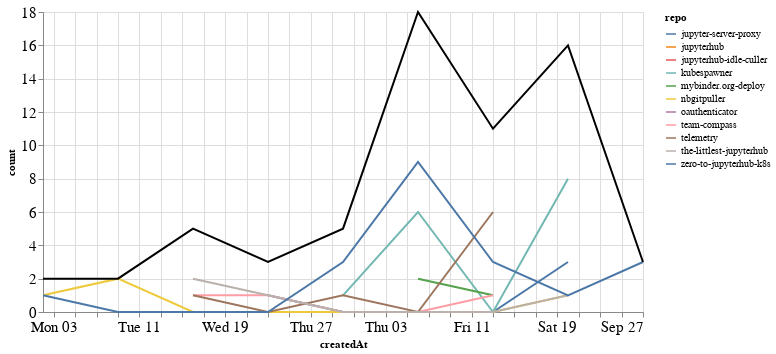

Notebook code for this chart:
### Markdown cell above
## Comments

### Code cell
comments_time = comments.groupby('repo').resample('W', on='createdAt').count()['author'].reset_index()
comments_time = comments_time.rename(columns={'author': 'count'})
comments_time_total = comments_time.groupby('createdAt').agg({"count": "sum"}).reset_index()
ch1 = alt.Chart(comments_time, width=600).mark_line().encode(
    x='createdAt',
    y='count',
    color='repo',
    tooltip="repo"
)

ch2 = alt.Chart(comments_time_total, width=600).mark_line(color="black").encode(
    x='createdAt',
    y='count',
)

ch1 + ch2

### Figure 1 — Vega-Lite specification as saved in the notebook (floating-point values rounded to 4 significant figures)
{"config": {"axisLeft": {"labelFontSize": 15}, "axisBottom": {"labelFontSize": 15}}, "layer": [{"data": {"name": "data-422899db34bdc957241fbcbe0cb4f44f"}, "mark": "line", "encoding": {"color": {"type": "nominal", "field": "repo"}, "tooltip": {"type": "nominal", "field": "repo"}, "x": {"type": "temporal", "field": "createdAt"}, "y": {"type": "quantitative", "field": "count"}}, "width": 600}, {"data": {"name": "data-0daa6d828cc1d6840ceea46a23ca4319"}, "mark": {"type": "line", "color": "black"}, "encoding": {"x": {"type": "temporal", "field": "createdAt"}, "y": {"type": "quantitative", "field": "count"}}, "width": 600}], "$schema": "https://vega.github.io/schema/vega-lite/v4.8.1.json", "datasets": {"data-422899db34bdc957241fbcbe0cb4f44f": [{"repo": "jupyter-server-proxy", "createdAt": "2020-08-23T00:00:00", "count": 1}, {"repo": "jupyter-server-proxy", "createdAt": "2020-08-30T00:00:00", "count": 0}, {"repo": "jupyter-server-proxy", "createdAt": "2020-09-06T00:00:00", "count": 0}, {"repo": "jupyter-server-proxy", "createdAt": "2020-09-13T00:00:00", "count": 0}, {"repo": "jupyter-server-proxy", "createdAt": "2020-09-20T00:00:00", "count": 3}, {"repo": "jupyterhub", "createdAt": "2020-09-20T00:00:00", "count": 2}, {"repo": "jupyterhub-idle-culler", "createdAt": "2020-08-16T00:00:00", "count": 1}, {"repo": "kubespawner", "createdAt": "2020-08-30T00:00:00", "count": 1}, {"repo": "kubespawner", "createdAt": "2020-09-06T00:00:00", "count": 6}, {"repo": "kubespawner", "createdAt": "2020-09-13T00:00:00", "count": 0}, {"repo": "kubespawner", "createdAt": "2020-09-20T00:00:00", "count": 8}, {"repo": "mybinder.org-deploy", "createdAt": "2020-09-06T00:00:00", "count": 2}, {"repo": "mybinder.org-deploy", "createdAt": "2020-09-13T00:00:00", "count": 1}, {"repo": "nbgitpuller", "createdAt": "2020-08-02T00:00:00", "count": 1}, {"repo": "nbgitpuller", "createdAt": "2020-08-09T00:00:00", "count": 2}, {"repo": "nbgitpuller", "createdAt": "2020-08-16T00:00:00", "count": 0}, {"repo": "nbgitpuller", "createdAt": "2020-08-23T00:00:00", "count": 0}, {"repo": "nbgitpuller", "createdAt": "2020-08-30T00:00:00", "count": 0}, {"repo": "nbgitpuller", "createdAt": "2020-09-06T00:00:00", "count": 0}, {"repo": "nbgitpuller", "createdAt": "2020-09-13T00:00:00", "count": 0}, {"repo": "nbgitpuller", "createdAt": "2020-09-20T00:00:00", "count": 1}, {"repo": "oauthenticator", "createdAt": "2020-09-06T00:00:00", "count": 1}, {"repo": "team-compass", "createdAt": "2020-08-16T00:00:00", "count": 1}, {"repo": "team-compass", "createdAt": "2020-08-23T00:00:00", "count": 1}, {"repo": "team-compass", "createdAt": "2020-08-30T00:00:00", "count": 0}, {"repo": "team-compass", "createdAt": "2020-09-06T00:00:00", "count": 0}, {"repo": "team-compass", "createdAt": "2020-09-13T00:00:00", "count": 1}, {"repo": "telemetry", "createdAt": "2020-08-16T00:00:00", "count": 1}, {"repo": "telemetry", "createdAt": "2020-08-23T00:00:00", "count": 0}, {"repo": "telemetry", "createdAt": "2020-08-30T00:00:00", "count": 1}, {"repo": "telemetry", "createdAt": "2020-09-06T00:00:00", "count": 0}, {"repo": "telemetry", "createdAt": "2020-09-13T00:00:00", "count": 6}, {"repo": "the-littlest-jupyterhub", "createdAt": "2020-08-16T00:00:00", "count": 2}, {"repo": "the-littlest-jupyterhub", "createdAt": "2020-08-23T00:00:00", "count": 1}, {"repo": "the-littlest-jupyterhub", "createdAt": "2020-08-30T00:00:00", "count": 0}, {"repo": "the-littlest-jupyterhub", "createdAt": "2020-09-06T00:00:00", "count": 0}, {"repo": "the-littlest-jupyterhub", "createdAt": "2020-09-13T00:00:00", "count": 0}, {"repo": "the-littlest-jupyterhub", "createdAt": "2020-09-20T00:00:00", "count": 1}, {"repo": "zero-to-jupyterhub-k8s", "createdAt": "2020-08-02T00:00:00", "count": 1}, {"repo": "zero-to-jupyterhub-k8s", "createdAt": "2020-08-09T00:00:00", "count": 0}, {"repo": "zero-to-jupyterhub-k8s", "createdAt": "2020-08-16T00:00:00", "count": 0}, {"repo": "zero-to-jupyterhub-k8s", "createdAt": "2020-08-23T00:00:00", "count": 0}, {"repo": "zero-to-jupyterhub-k8s", "createdAt": "2020-08-30T00:00:00", "count": 3}, {"repo": "zero-to-jupyterhub-k8s", "createdAt": "2020-09-06T00:00:00", "count": 9}, {"repo": "zero-to-jupyterhub-k8s", "createdAt": "2020-09-13T00:00:00", "count": 3}, {"repo": "zero-to-jupyterhub-k8s", "createdAt": "2020-09-20T00:00:00", "count": 1}, {"repo": "zero-to-jupyterhub-k8s", "createdAt": "2020-09-27T00:00:00", "count": 3}], "data-0daa6d828cc1d6840ceea46a23ca4319": [{"createdAt": "2020-08-02T00:00:00", "count": 2}, {"createdAt": "2020-08-09T00:00:00", "count": 2}, {"createdAt": "2020-08-16T00:00:00", "count": 5}, {"createdAt": "2020-08-23T00:00:00", "count": 3}, {"createdAt": "2020-08-30T00:00:00", "count": 5}, {"createdAt": "2020-09-06T00:00:00", "count": 18}, {"createdAt": "2020-09-13T00:00:00", "count": 11}, {"createdAt": "2020-09-20T00:00:00", "count": 16}, {"createdAt": "2020-09-27T00:00:00", "count": 3}]}}
